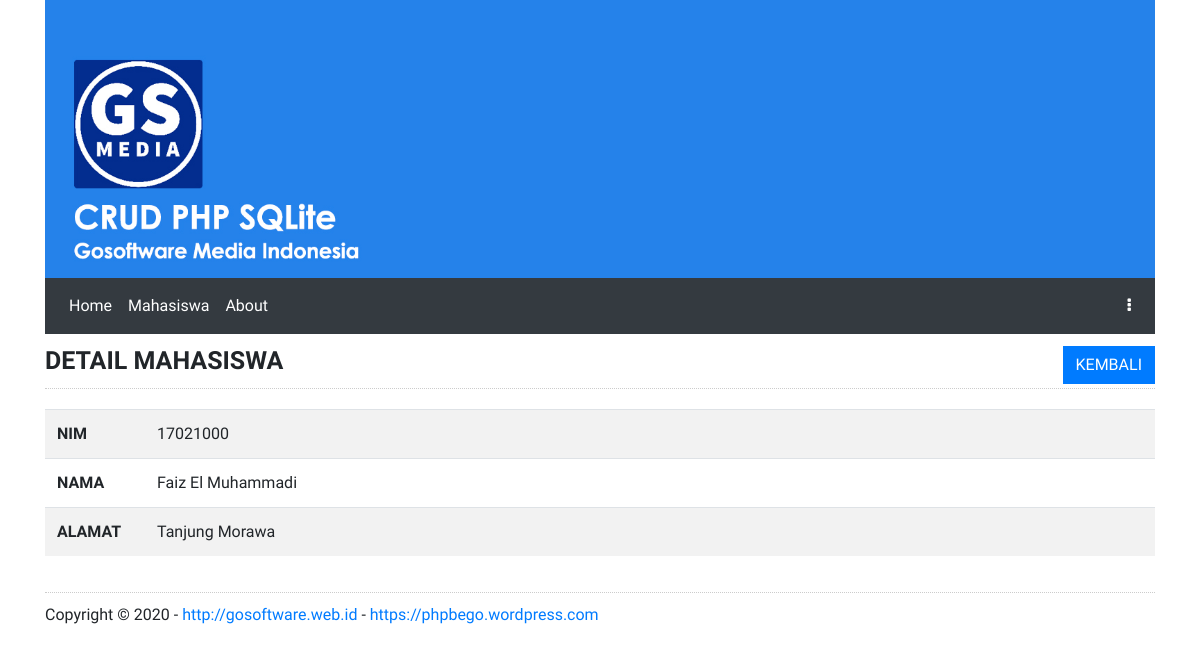
The app's page /mahasiswa/detail/1 with its own data.
### tables this page shows
CREATE TABLE tb_mhsw (
					mhsw_id INTEGER NOT NULL,
					mhsw_nim TEXT NOT NULL,
					mhsw_nama TEXT NOT NULL,
					mhsw_alamat TEXT NOT NULL,
					created_at TEXT DEFAULT '0000-00-00',
					updated_at TEXT DEFAULT '0000-00-00',
					PRIMARY KEY (mhsw_id),
					UNIQUE (mhsw_nim));

### inc/web.php (called while the page is built)
<?php
$route = new App\Router();
$route->add('/', function() {
	include "web_home.php";
});
$route->add('/mahasiswa', function() {
	include "mhsw_tampil.php";
});
$route->add('/mahasiswa/input', function() {
	include "mhsw_input.php";
});
$route->add('/mahasiswa/edit/.+', function($id) {
	include "mhsw_edit.php";
});
$route->add('/mahasiswa/detail/.+', function($id) {
	include "mhsw_detail.php";
});
$route->add('/about', function() {
	include "web_about.php";
});
$route->listen();

### index.php (called while the page is built, shortened)
<?php
require_once "layout/index.php";

### app/Controller.php (called while the page is built, shortened)
<?php
class Controller {
	public function __construct()
	{
		try {
			$this->db = new PDO("sqlite:" . ROOT . "db/db.sqlite3");
		} catch (PDOException $e) {
			die ("Error ! " . $e->getMessage());
		}
	}
}

### app/Mahasiswa.php (called while the page is built, shortened)
<?php
class Mahasiswa extends Controller {
	public function detail($id)
	{
		$stmt = $this->db->prepare("SELECT * FROM tb_mhsw WHERE mhsw_id=:mhsw_id");
		$stmt->bindParam(":mhsw_id", $id);
		$stmt->execute();
		$row = $stmt->fetch();
		return $row;
	}
}

### mhsw_detail.php (the view, shortened to what this page needs)
<?php
$mhsw = new App\Mahasiswa();
$row = $mhsw->detail($id);
?>
<h2>
	DETAIL MAHASISWA
	<a href="<?php echo URL; ?>/mahasiswa" class="btn btn-primary float-right">KEMBALI</a>
</h2>
<table class="table table-striped">
	<tr>
		<th style="width: 100px;">NIM</th>
		<td><?php echo $row['mhsw_nim']; ?></td>
	</tr>
	<tr>
		<th>NAMA</th>
		<td><?php echo $row['mhsw_nama']; ?></td>
	</tr>
	<tr>
		<th>ALAMAT</th>
		<td><?php echo $row['mhsw_alamat']; ?></td>
	</tr>
</table>

### app/Router.php (shortened to what this page needs)
<?php
final class Router
{
	private array $_listUri = array();
	private array $_listCall = array();
	private string $_trim = '/\^$';
	public function add($uri, $function)
	{
		$uri = trim($uri, $this->_trim);
		$this->_listUri[] = $uri;
		$this->_listCall[] = $function;
	}
	public function listen()
	{
		$uri = isset($_REQUEST['uri']) ? $_REQUEST['uri'] : '/';
		$uri = trim($uri, $this->_trim);
		$uri = filter_var($uri, FILTER_SANITIZE_URL);
		$replacementValues = array();
		foreach ($this->_listUri as $listKey => $listUri)
		{
			if (preg_match("#^$listUri$#", $uri))
			{
				$realUri = explode('/', $uri);
				$fakeUri = explode('/', $listUri);
				foreach ($fakeUri as $key => $value)
				{
					if ($value == '.+')
					{
						$replacementValues[] = $realUri[$key];
					}
				}
				call_user_func_array($this->_listCall[$listKey], $replacementValues);
			}
		}
	}
}

### layout/assets/css/style.css (style rules this page uses)
body { font-family: 'Source Sans Pro', sans-serif; font-size: 16px; }
* { -webkit-border-radius: 0 !important; -moz-border-radius: 0 !important; border-radius: 0 !important; }
a { text-decoration: none !important; }
h2 { font-size: 25px; font-weight: bold; padding: 12px 0; margin-bottom: 20px; border-bottom: 1px dotted #ccc; }

### records on screen
tb_mhsw: mhsw_nim "17021000", mhsw_nama "Faiz El Muhammadi", mhsw_alamat "Tanjung Morawa"
